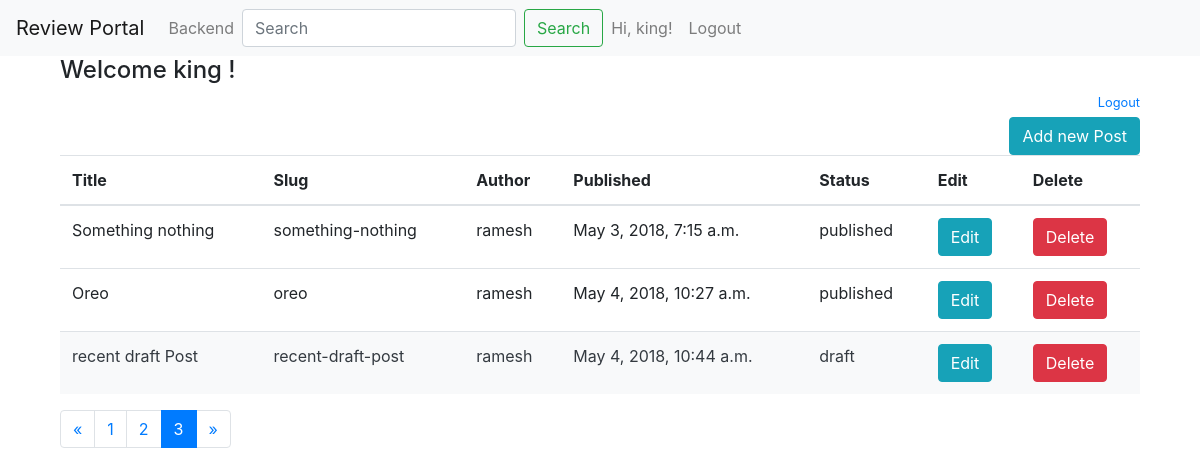
Page /blog/backend/post/?page=3 (signed in) on the earlier database version.
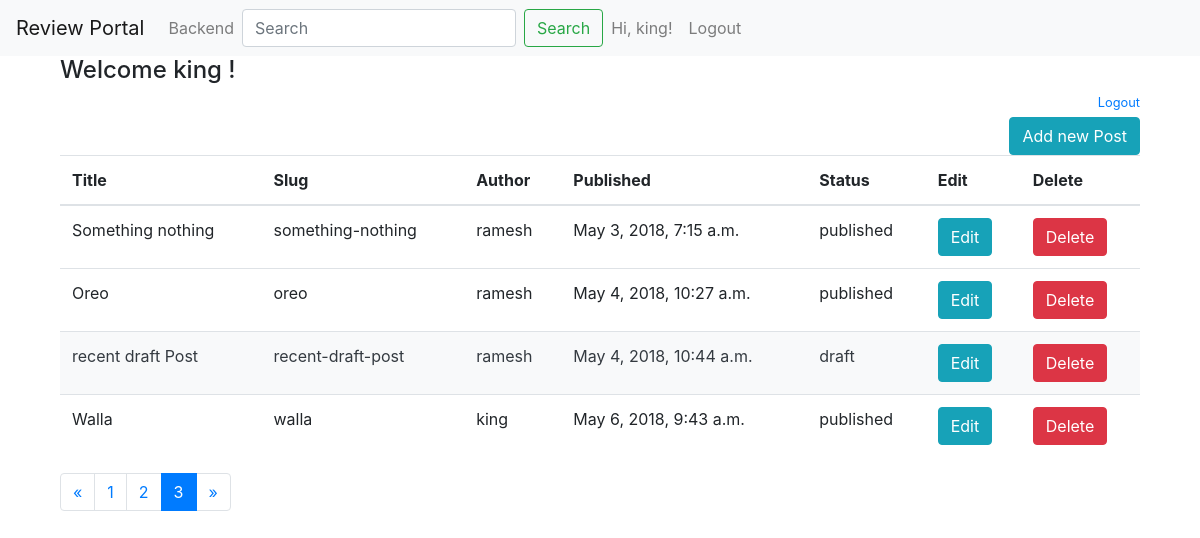
Same page on the later database version.
### blog/models.py (models this page shows, shortened)
class Post(models.Model):
    STATUS_CHOICE = (
        ('draft', 'Draft'),
        ('published', 'Published'),
    )
    category = models.ForeignKey(Category)
    title = models.CharField(max_length=250)
    slug = models.CharField(max_length=250, unique=True)
    content = models.TextField()
    seo_title = models.CharField(max_length=250)
    seo_description = models.CharField(max_length=160)
    author = models.ForeignKey(User, related_name='blog_posts')
    published = models.DateTimeField(default=timezone.now)
    created = models.DateTimeField(auto_now_add=True)
    updated = models.DateTimeField(auto_now=True)
    status = models.CharField(max_length=10, choices=STATUS_CHOICE, default='draft')

### blog/views.py (the view)
def list_of_post_backend(request):
    if request.user.is_authenticated():
        post = Post.objects.all()
        user = request.user
        paginator = Paginator(post, 5)
        page = request.GET.get('page')
        try:
            posts = paginator.page(page)
        except PageNotAnInteger:
            posts = paginator.page(1)
        except EmptyPage:
            posts = paginator.page(paginator.num_pages)
        template = 'blog/backend/list_of_post_backend.html'
        context = {'posts': posts, 'page': page, 'user': user}
        return render(request, template, context)
    else:
        raise Http404

### blog/templates/blog/backend/list_of_post_backend.html (shortened to what this page needs)
{% extends 'blog/base.html'%}
{% block content %}
<div class="container">
    <h4>Welcome {{ user.username }} !</h4>
    <small style="float:right"><a href="/logout/"> Logout </a></small>
    <br>
    <a href="{% url 'blog:new_post'%}" style="float:right">
        <button class="btn btn-info">
            Add new Post
        </button>
    </a>
<div class="table-responsive">
<table class="table table-hover">
    <thead>
    <tr>
        <th scope="col">Title</th>
        <th scope="col">Slug</th>
        <th scope="col">Author</th>
        <th scope="col">Published</th>
        <th scope="col">Status</th>
        <th scope="col">Edit</th>
        <th scope="col">Delete</th>
    </tr>
    </thead>
    <tbody>
    {% for post in posts %}
    {% if post.status == 'draft' %}
    <tr class="p-3 mb-2 bg-light text-dark">
        <td>{{post.title}}</td>
        <td>{{post.slug}}</td>
        <td>{{post.author}}</td>
        <td>{{post.published}}</td>
        <td>{{post.status}}</td>
        <td><a href="{% url 'blog:edit_post' slug=post.slug %}">
            <button class="btn btn-info">
                Edit
            </button>
        </a></td>
        <td><a href="{% url 'blog:delete_post' slug=post.slug %}">
            <button class="btn btn-danger">
                Delete
            </button>
        </a></td>
    </tr>
    {% else %}
    <tr>
        <td>{{post.title}}</td>
        <td>{{post.slug}}</td>
        <td>{{post.author}}</td>
        <td>{{post.published}}</td>
        <td>{{post.status}}</td>
        <td><a href="{% url 'blog:edit_post' slug=post.slug %}">
            <button class="btn btn-info">
                <span class="glyphicon glyphicon-pencil" aria-hidden="True">
                    Edit
                </span>
            </button>
        </a></td>
        <td><a href="{% url 'blog:delete_post' slug=post.slug %}">
            <button class="btn btn-danger">
                <span class="glyphicon glyphicon-trash" aria-hidden="true">
                    Delete
                </span>
            </button>
        </a></td>
    </tr>
    {% endif %}
    {% endfor %}
    </tbody>
</table>
    {% include 'blog/paginator.html' with page=posts %}
</div>
</div>
{% endblock %}

### blog/templates/blog/base.html (shortened to what this page needs)
{% load static %}
<!DOCTYPE html>
<html lang="en">
<head>
    <link rel='stylesheet' type='text/css' href="{% static 'css/bootstrap.min.css' %}">
    <link href="{% static 'css/ie10-viewport-bug-workaround.css' %}" rel='stylesheet' type='text/css'>
</head>
<body>
<nav class="navbar navbar-expand-lg navbar-light bg-light">
    <a class="navbar-brand" href="/blog/">Review Portal</a>
    <div class="collapse navbar-collapse" id="navbarNavDropdown">
        <ul class="navbar-nav">
            {% if user.is_active %}
            <li class="nav-item">
                <a class="nav-link" href="/blog/backend/post/">Backend</a>
            </li>
            {% endif %}
        </ul>
        <form class="form-inline my-2 my-lg-0">
            <input class="form-control mr-sm-2" type="search" placeholder="Search" aria-label="Search">
            <button class="btn btn-outline-success my-2 my-sm-0" type="submit">Search</button>
        </form>
        <ul class="navbar-nav" >
            {% if user.is_active %}
            <li class="nav-item">
                <a class="nav-link"> Hi, {{user.username}}! </a>
            </li>
            <li class="nav-item">
                <a class="nav-link" href="/logout/">Logout</a>
            </li>
            {% endif %}
        </ul>
    </div>
</nav>
<div class="container">
    {% block content %}
    {% endblock %}
</div>
</body>
</html>

### blog/templates/blog/paginator.html (shortened to what this page needs)
<nav aria-label="Page navigation">
    {% if page.has_other_pages %}
    <ul class="pagination">
        {% if page.has_previous %}
        <li class="page-item">
            <a class="page-link" aria-label="Previous" href="?page={{page.previous_page_number}}">
                &laquo;
            </a>
        </li>
            {% endif %}
        {% for pages in page.paginator.page_range %}
        {% if page.number == pages %}
        <li class="page-item active">
            <a class="page-link" href="#">
            <span>
                {{ pages }}
            </span>
            </a>
        </li>
        {% else %}
        <li class="page-item">
            <a class="page-link" href="?page={{pages}}">
                {{pages}}
            </a>
        </li>
        {% endif %}
        {% endfor %}
        {% if page.has_next %}
        <li class="page-item">
            <a class="page-link" href="?page={{ page.next_page_number }}">
                &raquo;
            </a>
        </li>
        {% else %}
        <li class="page-item disable">
            <a class="page-link" href="#">
                <span>
                    &raquo;
                </span>
        </a>
        </li>
        {% endif %}
    </ul>
    {% endif %}
</nav>

Differences in the rows shown:
added Post: title "Walla", slug "walla", author "king", published "May 6, 2018, 9:43 a.m.", status "published"
